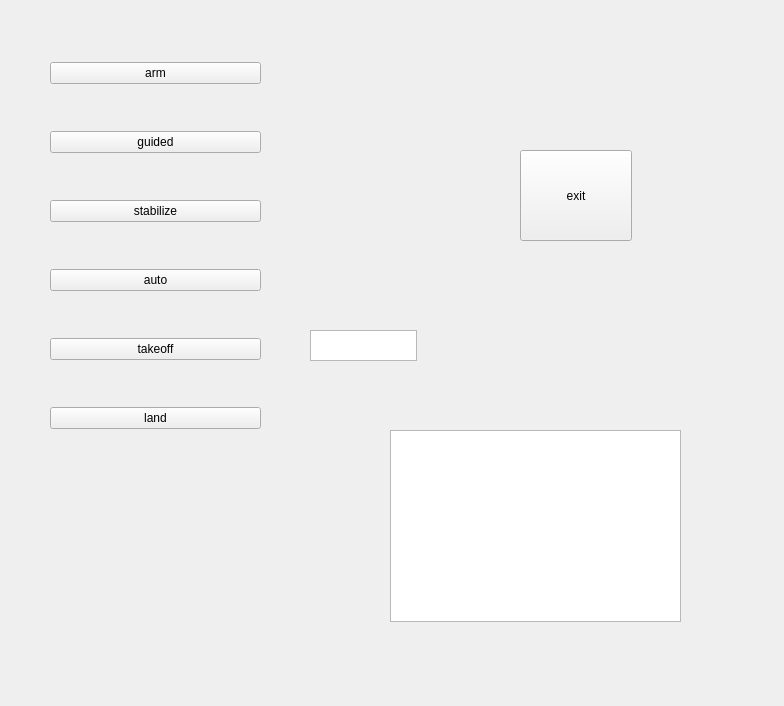
<?xml version="1.0" encoding="UTF-8"?>
<ui version="4.0">
 <class>Widget</class>
 <widget class="QWidget" name="Widget">
  <property name="geometry">
   <rect>
    <x>0</x>
    <y>0</y>
    <width>784</width>
    <height>706</height>
   </rect>
  </property>
  <property name="windowTitle">
   <string>Widget</string>
  </property>
  <widget class="QTextBrowser" name="textBrowser">
   <property name="geometry">
    <rect>
     <x>390</x>
     <y>430</y>
     <width>291</width>
     <height>192</height>
    </rect>
   </property>
  </widget>
  <widget class="QPushButton" name="exitButton">
   <property name="geometry">
    <rect>
     <x>520</x>
     <y>150</y>
     <width>112</width>
     <height>91</height>
    </rect>
   </property>
   <property name="text">
    <string>exit</string>
   </property>
  </widget>
  <widget class="QTextEdit" name="takeoffEdit">
   <property name="geometry">
    <rect>
     <x>310</x>
     <y>330</y>
     <width>107</width>
     <height>31</height>
    </rect>
   </property>
  </widget>
  <widget class="QWidget" name="layoutWidget">
   <property name="geometry">
    <rect>
     <x>50</x>
     <y>30</y>
     <width>211</width>
     <height>431</height>
    </rect>
   </property>
   <layout class="QVBoxLayout" name="verticalLayout">
    <property name="spacing">
     <number>15</number>
    </property>
    <item>
     <widget class="QPushButton" name="armButton">
      <property name="text">
       <string>arm</string>
      </property>
     </widget>
    </item>
    <item>
     <widget class="QPushButton" name="guidedButton">
      <property name="text">
       <string>guided</string>
      </property>
     </widget>
    </item>
    <item>
     <widget class="QPushButton" name="stabilizeButton">
      <property name="text">
       <string>stabilize</string>
      </property>
     </widget>
    </item>
    <item>
     <widget class="QPushButton" name="autoButton">
      <property name="text">
       <string>auto</string>
      </property>
     </widget>
    </item>
    <item>
     <widget class="QPushButton" name="takeoffButton">
      <property name="text">
       <string>takeoff</string>
      </property>
     </widget>
    </item>
    <item>
     <widget class="QPushButton" name="landButton">
      <property name="text">
       <string>land</string>
      </property>
     </widget>
    </item>
   </layout>
  </widget>
 </widget>
 <resources/>
 <connections/>
</ui>
